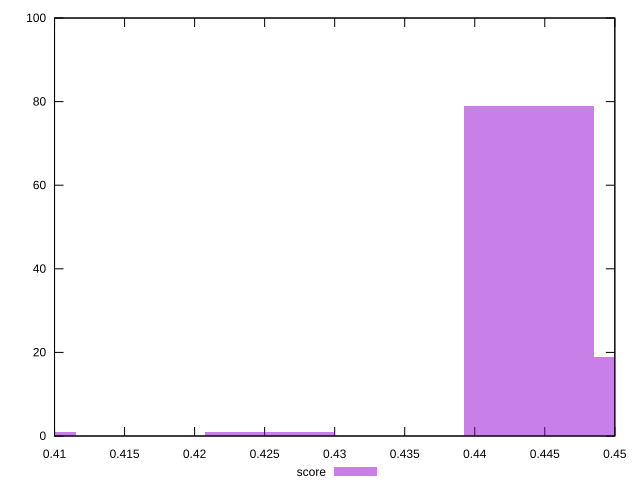

The script that saved this image:
reset

$score <<EOF
0.40689136823414196 1
0.45312902371529445 19
0.44388149261906396 79
0.42538643042660296 1
EOF

set key outside below
set boxwidth 0.009247531096230499
set xrange [0.41:0.45]
set yrange [0:100]
set trange [0:100]
set style fill transparent solid 0.5 noborder
set terminal svg size 640, 490 enhanced background rgb 'white'
set output "reports/report_00030_2021-02-24T20-42-31.540Z/uses-rel-preload/samples/music/score/histogram.svg"

plot $score title "score" with boxes

reset
